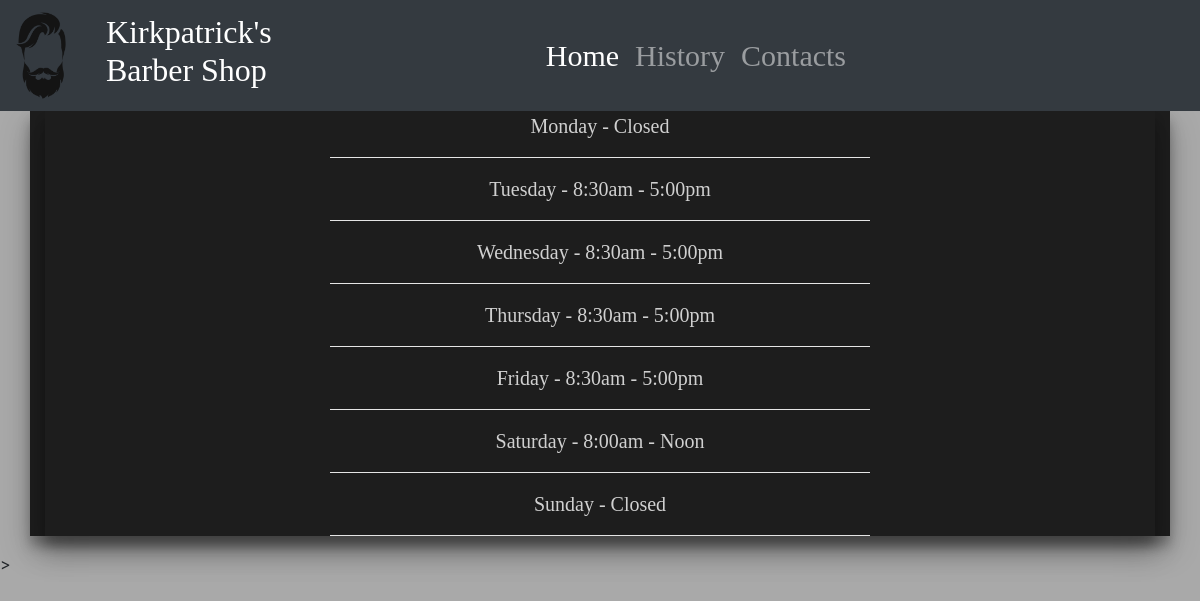
Page /hours.html/ on the committed database.
### theblog/models.py (models this page shows)
class Hours(models.Model):
    monday = models.CharField(max_length=150)
    tuesday = models.CharField(max_length=150)
    wednesday = models.CharField(max_length=150)
    thursday = models.CharField(max_length=150)
    friday = models.CharField(max_length=150)
    saturday = models.CharField(max_length=150)
    sunday = models.CharField(max_length=150)

### theblog/views.py (the view)
# urls.py: path('hours.html/' , HoursView.as_view(), name="hours"),
class HoursView(ListView):
    model = Hours
    template_name = 'hours.html'

### theblog/templates/hours.html
{% extends 'base.html' %}
{% block content %}
<div class="hoursdiv container">
{% for post in object_list %}
    <p>{{post.monday}}</p>
    <hr color="white">
    <p>{{post.tuesday}}</p>
    <hr color="white">
    <p>{{post.wednesday}}</p>
    <hr color="white">
    <p>{{post.thursday}}</p>
    <hr color="white">
    <p>{{post.friday}}</p>
    <hr color="white">
    <p>{{post.saturday}}</p>
    <hr color="white">
    <p>{{post.sunday}}</p>
    <hr color="white">
{% endfor %}
</div>
{% endblock %}

### theblog/static/css/site.css (style rules this page uses)
p { font-family:NewFont; color: #d0d0d0; font-size: 20px; }
body { background-color: #A9A9A9; }
.container { background-color:#1d1d1d; color:white; text-align:center; box-shadow: 0 14px 28px rgba(0,0,0,0.25), 0 10px 10px rgba(0,0,0,0.22); }
hr { width: 50%; }

### rows in the picture
Hours: monday "Monday - Closed", tuesday "Tuesday - 8:30am - 5:00pm", wednesday "Wednesday - 8:30am - 5:00pm", thursday "Thursday - 8:30am - 5:00pm", friday "Friday - 8:30am - 5:00pm", saturday "Saturday - 8:00am - Noon", sunday "Sunday - Closed"
